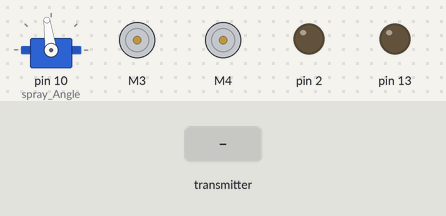
The sketch below on a simulated Arduino Uno, built with avr-gcc and run on an emulated ATmega328P. Parts: servo, 2 × DC motor (green arrow = forward, orange = backward, longer = faster), output pins drawn as LEDs (lit = HIGH). The inputs (shaded band) are chosen by the test bench. No radio packets arrive unless stated.

Above: at 1.2 s.
1.3 s: the transmitter starts sending buf.0 = 0
At 1.45 s:
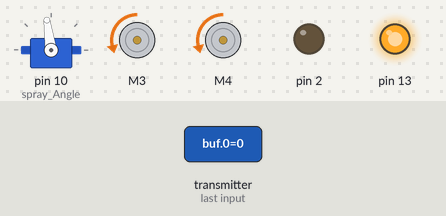
4.3 s: the transmitter starts sending buf.1 = 64
At 5.37 s:
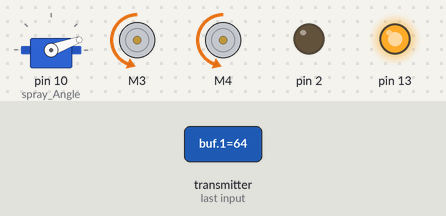
7.3 s: the transmitter starts sending buf.2 = 64
10.3 s: the transmitter starts sending buf.3 = 64
At 11.6 s:
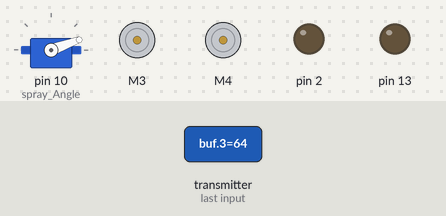
12.2 s: the transmitter starts sending buf.0 = 64
At 13.2 s:
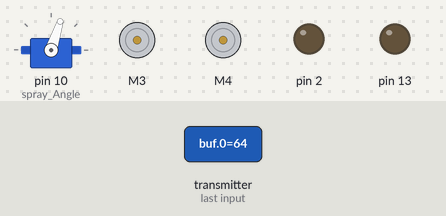
13.7 s: the transmitter starts sending buf.1 = 0
Timing chart, 0 to 16.7 s (numbered marks = the images above; inputs shaded):
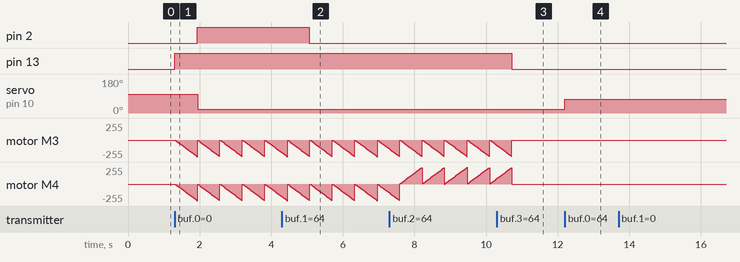

Measured:
- after the input at 1.3 s, pin 2: LOW → HIGH after 0.63 s; pin 13: LOW → HIGH at once; servo on pin 10 (spray_Angle): 98° → 20° after 0.64 s; motor M3, motor M4: ramps from stopped to backward 248/255 and jumps back, once every 0.62 s
- after the input at 4.3 s, pin 2: HIGH → LOW after 0.77 s
- after the input at 10.3 s, pin 13: HIGH → LOW after 0.42 s; motor M3, motor M4: goes on until 10.7 s, then stays stopped
- after the input at 12.2 s, servo on pin 10 (spray_Angle): 20° → 72° at once

The sketch:

receiver.ino
```cpp
#include <RH_ASK.h>
#include <SPI.h>
#include "ServoTimer2.h"
#include <AFMotor.h>

#define MAX_SPEED 250
#define MAX_SPEED_OFFSET 20

ServoTimer2 spray_Angle;

AF_DCMotor motorLeft(3);
AF_DCMotor motorRight(4);
RH_ASK rf_driver;

int boat_Joystick_x;
int boat_Joystick_y;
int spray_Joystick_x;
int sprayPosition;
int sprayState;

void setup() {
  Serial.begin(9600);
  setDefult();
  spray_Angle.attach(10);
  spray_Angle.write(sprayPosition);
  if (!rf_driver.init()) {
    Serial.println("RF driver initialization failed");
  }
}

void loop() {
  uint8_t buf[4];
  uint8_t buflen = sizeof(buf);
  if (rf_driver.recv(buf, &buflen)) {
    digitalWrite(13, HIGH);

    sprayPosition = buf[0];
    sprayState = buf[1];
    boat_Joystick_x = buf[2];
    boat_Joystick_y = buf[3];

    controlMotors();
    spray_Angle.write(map(sprayPosition, 0, 180, 750, 2250));

    if (sprayState == 0) {
      digitalWrite(2, HIGH);
    } else {
      digitalWrite(2, LOW);
    }
    digitalWrite(13, LOW);
  } else {
    setDefult();
    stopMotors();
  }
}

void setDefult() {
  boat_Joystick_x = 511;
  boat_Joystick_y = 511;
  sprayPosition = 1550;
  sprayState = 1;
  pinMode(13, OUTPUT);
  pinMode(2, OUTPUT);
  digitalWrite(2, LOW);
}

void controlMotors() {
  if (boat_Joystick_x * 4 >= 800) {
    moveForward();
  } else if (boat_Joystick_x * 4 <= 250) {
    moveBackward();
  } else if (boat_Joystick_y * 4 >= 800) {
    turnRight();
  } else if (boat_Joystick_y * 4 <= 250) {
    turnLeft();
  } else {
    stopMotors();
  }
}

void moveForward() {
  motorLeft.run(FORWARD);
  motorRight.run(FORWARD);
  accelerateMotors();
}

void moveBackward() {
  motorLeft.run(BACKWARD);
  motorRight.run(BACKWARD);
  accelerateMotors();
}

void turnRight() {
  motorLeft.run(FORWARD);
  motorRight.run(BACKWARD);
  accelerateMotors();
}

void turnLeft() {
  motorLeft.run(BACKWARD);
  motorRight.run(FORWARD);
  accelerateMotors();
}

void accelerateMotors() {
  for (int speedSet = 0; speedSet < MAX_SPEED; speedSet += 2) {
    motorLeft.setSpeed(speedSet);
    motorRight.setSpeed(speedSet);
    delay(5);
  }
}

void stopMotors() {
  motorLeft.run(RELEASE);
  motorRight.run(RELEASE);
}
```
